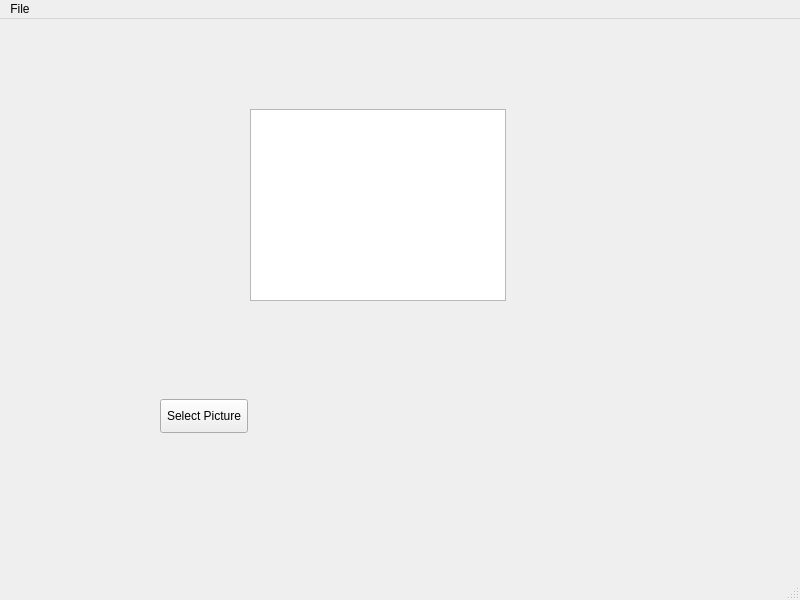
<?xml version="1.0" encoding="UTF-8"?>
<ui version="4.0">
 <class>MainWindow</class>
 <widget class="QMainWindow" name="MainWindow">
  <property name="geometry">
   <rect>
    <x>0</x>
    <y>0</y>
    <width>800</width>
    <height>600</height>
   </rect>
  </property>
  <property name="windowTitle">
   <string>MainWindow</string>
  </property>
  <widget class="QWidget" name="centralwidget">
   <widget class="QGraphicsView" name="graphicsView">
    <property name="geometry">
     <rect>
      <x>250</x>
      <y>90</y>
      <width>256</width>
      <height>192</height>
     </rect>
    </property>
   </widget>
   <widget class="QPushButton" name="pushButton">
    <property name="geometry">
     <rect>
      <x>160</x>
      <y>380</y>
      <width>88</width>
      <height>34</height>
     </rect>
    </property>
    <property name="text">
     <string>Select Picture</string>
    </property>
   </widget>
  </widget>
  <widget class="QMenuBar" name="menubar">
   <property name="geometry">
    <rect>
     <x>0</x>
     <y>0</y>
     <width>800</width>
     <height>30</height>
    </rect>
   </property>
   <widget class="QMenu" name="menuFile">
    <property name="title">
     <string>File</string>
    </property>
   </widget>
   <addaction name="menuFile"/>
  </widget>
  <widget class="QStatusBar" name="statusbar"/>
 </widget>
 <resources/>
 <connections/>
</ui>
